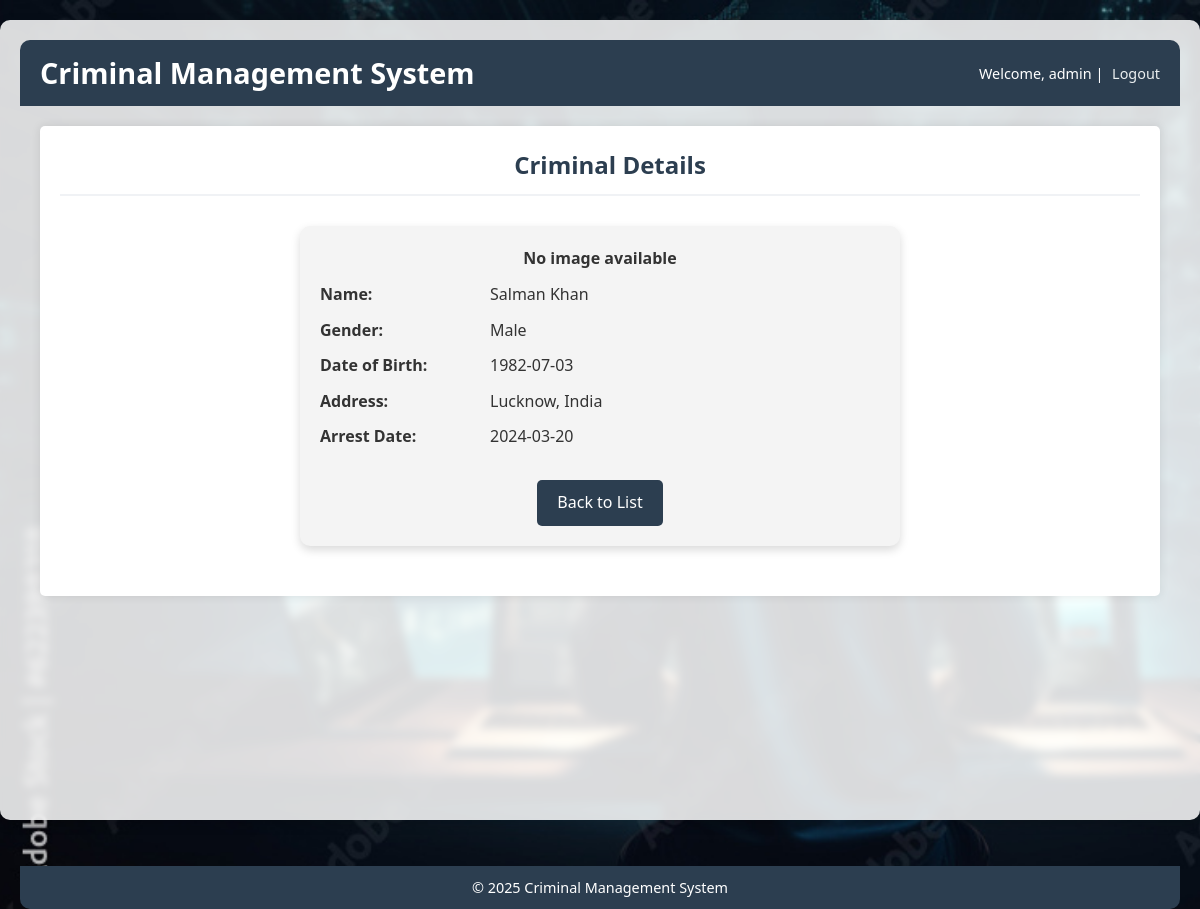
The app's page /view_criminal_details.php?id=3 (signed in) with its own data.
### tables this page shows
CREATE TABLE criminals (
    id INT AUTO_INCREMENT PRIMARY KEY,
    first_name VARCHAR(50),
    last_name VARCHAR(50),
    gender ENUM('Male', 'Female', 'Other'),
    date_of_birth DATE,
    address TEXT,
    arrest_date DATE
);

### view_criminal_details.php (the view, shortened to what this page needs)
<?php
include 'database.php';
if (isset($_GET['id']) && is_numeric($_GET['id'])) {
    $criminal_id = $_GET['id'];
    $query = "SELECT * FROM criminals WHERE id = $criminal_id";
    $result = mysqli_query($conn, $query);
    if ($result) {
        $criminal = mysqli_fetch_assoc($result);
    } else {
        $error_message = "Criminal not found.";
    }
} else {
    $error_message = "Invalid criminal ID.";
}
?>
<!DOCTYPE html>
<html>
<head>
    <link rel="stylesheet" href="style.css">
</head>
<body style="background-image: url('bg-image3.jpg'); background-size: cover; background-repeat: no-repeat; background-attachment: fixed;">
    <div class="dashboard-container">
        <header>
            <h1>Criminal Management System</h1>
            <div class="user-info">
                Welcome, <?php echo $_SESSION['username']; ?> |
                <a href="index.php?logout=true" style="color: #ecf0f1;">Logout</a>
            </div>
        </header>
        <main>
            <h2 style="text-align: center;">Criminal Details</h2>
            <?php if (isset($criminal)): ?>
                <div class="criminal-details">
                    <?php if (!empty($criminal['image_path'])): ?>
                        <img src="assets/<?php echo $criminal['image_path']; ?>" alt="Criminal Image">
                    <?php else: ?>
                        <p style="grid-column: 1 / -1; text-align: center;"><strong>No image available</strong></p>
                    <?php endif; ?>
                    <p><strong>Name:</strong></p>
                    <p><?php echo $criminal['first_name'] . " " . $criminal['last_name']; ?></p>
                    <p><strong>Gender:</strong></p>
                    <p><?php echo $criminal['gender']; ?></p>
                    <p><strong>Date of Birth:</strong></p>
                    <p><?php echo $criminal['date_of_birth']; ?></p>
                    <p><strong>Address:</strong></p>
                    <p><?php echo $criminal['address']; ?></p>
                    <p><strong>Arrest Date:</strong></p>
                    <p><?php echo $criminal['arrest_date']; ?></p>
                    <a href="view_criminals.php" class="btn">Back to List</a>
                </div>
            <?php endif; ?>
        </main>
        <footer>
            <p>&copy; 2025 Criminal Management System</p>
        </footer>
    </div>
</body>
</html>

### style.css (style rules this page uses)
* { margin: 0; padding: 0; box-sizing: border-box; font-family: 'Segoe UI', Tahoma, Geneva, Verdana, sans-serif; }
body { background-color: #f0f2f5; color: #333; line-height: 1.6; }
a { text-decoration: none; color: #2e6da4; }
.dashboard-container { display: grid; grid-template-rows: auto auto 1fr auto; min-height: 100vh; }
header { background-color: #2c3e50; color: white; padding: 15px 20px; display: flex; justify-content: space-between; align-items: center; }
header h1 { font-size: 1.8rem; }
.user-info { font-size: 0.9rem; }
.user-info a { color: #e67e22; margin-left: 5px; }
main { padding: 20px; background-color: #fff; border-radius: 5px; box-shadow: 0 0 10px rgba(0, 0, 0, 0.1); margin: 20px; }
main h2 { color: #2c3e50; margin-bottom: 20px; border-bottom: 2px solid #f0f2f5; padding-bottom: 10px; padding-left:20px; }
footer { background-color: #2c3e50; color: white; text-align: center; padding: 15px; font-size: 0.9rem; }
.btn { display: inline-block; padding: 10px 20px; background-color: #3498db; color: white; border: none; border-radius: 4px; cursor: pointer; font-size: 1rem; transition: background-color 0.3s; }

### view_criminal_details.php (style rules this page uses)
.dashboard-container { background-color: rgba(255, 255, 255, 0.85); backdrop-filter: blur(4px); padding: 20px; border-radius: 10px; margin: 20px auto; max-width: 1200px; max-height:800px; box-shadow: 0 4px 12px rgba(0, 0, 0, 0.2); }
header { display: flex; justify-content: space-between; align-items: center; background-color: #2c3e50; color: white; padding: 10px 20px; border-radius: 10px 10px 0 0; }
footer { text-align: center; color: white; background-color: #2c3e50; padding: 10px; border-radius: 0 0 10px 10px; margin-top: 250px; }
.criminal-details { display: grid; grid-template-columns: 150px 1fr; gap: 10px 20px; max-width: 600px; margin: 30px auto; padding: 20px; background-color: #f4f4f4; border-radius: 10px; box-shadow: 0 4px 10px rgba(0, 0, 0, 0.15); }
.criminal-details p { margin: 0; }
.criminal-details a.btn { grid-column: 1 / -1; justify-self: center; margin-top: 20px; padding: 10px 20px; background-color: #2c3e50; color: white; text-decoration: none; border-radius: 5px; }

### records on screen
criminals: first_name "Salman", last_name "Khan", gender "Male", date_of_birth "1982-07-03", address "Lucknow, India", arrest_date "2024-03-20"

### other values on screen
$_SESSION['username'] "admin"
